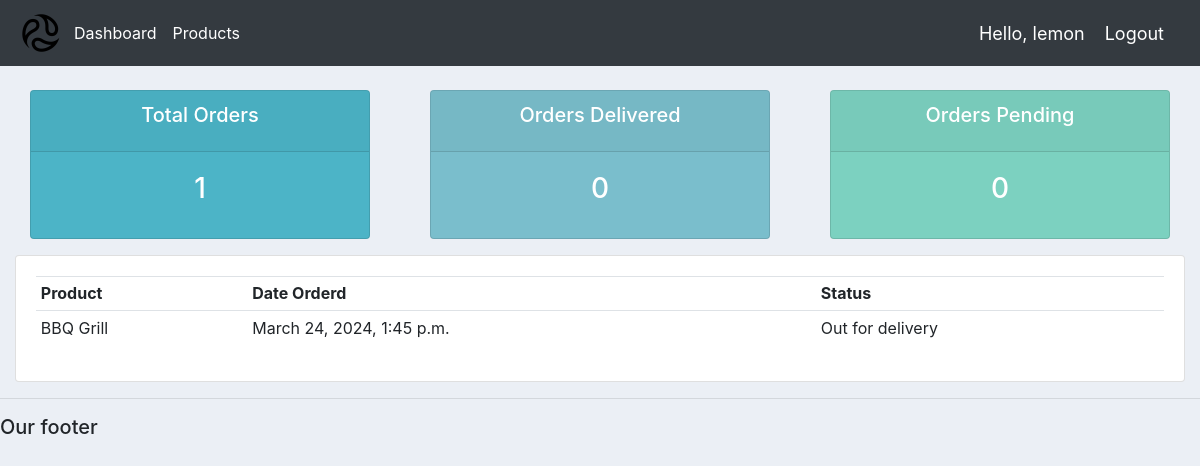
The page /user_page/ (signed in) on the database its author committed.
### accounts/models.py (models this page shows)
class Order(models.Model):
	STATUS = (
			('Pending', 'Pending'),
			('Out for delivery', 'Out for delivery'),
			('Delivered', 'Delivered'),
			)
	customer=models.ForeignKey(Customer,null=True,on_delete=models.CASCADE)
	product=models.ForeignKey(Product,null=True,on_delete=models.SET_NULL)
	status = models.CharField(max_length=200, null=True, choices=STATUS)
	date_created = models.DateTimeField(auto_now_add=True, null=True)
	def __str__(self):
		return f'{self.customer}: {self.product}'

class Product(models.Model):
	CATEGORY = (
			('Indoor', 'Indoor'),
			('Out Door', 'Out Door'),
			)
	name = models.CharField(max_length=200, null=True)
	price=models.FloatField(null=True)
	category=models.CharField(max_length=200, null=True,choices=CATEGORY)
	description=models.CharField(max_length=2000, null=True,blank=True)
	date_created = models.DateTimeField(auto_now_add=True, null=True)
	tag=models.ManyToManyField(Tag,blank=True)
	def __str__(self):
	    return self.name

### accounts/decoraters.py (the view)
        def wrapper(request,*args,**kwargs):
                group = None
                if request.user.groups.exists():
                    group = request.user.groups.all()[0].name
                if group in allowed_roles:
                    return view_func(request, *args, **kwargs)
                else:
                    return HttpResponse('You are not authorized to view this page')

### accounts/decoraters.py (called while the page is built)
def allowed_user(allowed_roles=[]):
    def decorater(view_func):
        def wrapper(request,*args,**kwargs):
                group = None
                if request.user.groups.exists():
                    group = request.user.groups.all()[0].name
                if group in allowed_roles:
                    return view_func(request, *args, **kwargs)
                else:
                    return HttpResponse('You are not authorized to view this page')
        return wrapper
    return decorater

### accounts/models.py (called while the page is built)
	def __str__(self):
			return self.name

### accounts/views.py (called while the page is built)
@login_required(login_url='login')
@allowed_user(['customer'])
def userProfile(request):
    orders = request.user.customer.order_set.all()
    total_orders = orders.count()
    delivered = orders.filter(status='Delivered').count()
    pending = orders.filter(status='Pending').count()
    print('ORDERS:', orders,total_orders)
    context = {'orders':orders, 'order_count':total_orders,'delivered':delivered,'pending':pending}
    return render(request, 'accounts/user.html', context)

### accounts/templates/accounts/user.html
{%  extends 'accounts/main.html' %}
{% block content %}
{%  include 'accounts/status.html' %}
<div class="row">
	<div class="col-md">
		<div class="card card-body">
			<table class="table table-sm">
				<tr>
					<th>Product</th>
					<th>Date Orderd</th>
					<th>Status</th>
				</tr>
				{% for order in orders %}
				<tr>
					<td>{{order.product}}</td>
					<td>{{order.date_created}}</td>
					<td>{{order.status}}</td>
				</tr>
				{% endfor %}
			</table>
		</div>
	</div>
</div>
{% endblock content %}

### accounts/templates/accounts/Navbar.html (shortened to what this page needs)
{% load static %}
<nav class="navbar navbar-expand-lg navbar-dark bg-dark">
    <img src="{% static '/images/logo.png' %}" alt="logo"  style="max-width: 100%; height: 50px;;">
    <div class="collapse navbar-collapse" id="navbarNav">
      <ul class="navbar-nav">
        <li class="nav-item active">
          <a class="nav-link" href="{% url 'home'%}">Dashboard</a>
        </li>
        <li class="nav-item active">
          <a class="nav-link" href="{% url 'product'%}">Products</a>
        </li>
      </ul>
      </div>
      <span class="hello-msg">Hello, {{request.user}}</span>
      <span ><a  class="hello-msg" href="{% url 'logout' %}">Logout</a></span>
  </nav>

### static/css/main.css (style rules this page uses)
body { background-color: #ebeff5; }

### accounts/templates/accounts/Navbar.html (style rules this page uses)
.hello-msg { font-size: 18px; color: #fff; margin-right: 20px; }

### rows shown on the page
Order: product "BBQ Grill", date_created "March 24, 2024, 1:45 p.m.", status "Out for delivery"

### other values the page prints
{{ request.user }} "lemon"
{{ order_count }} "1"
{{ delivered }} "0"
{{ pending }} "0"
